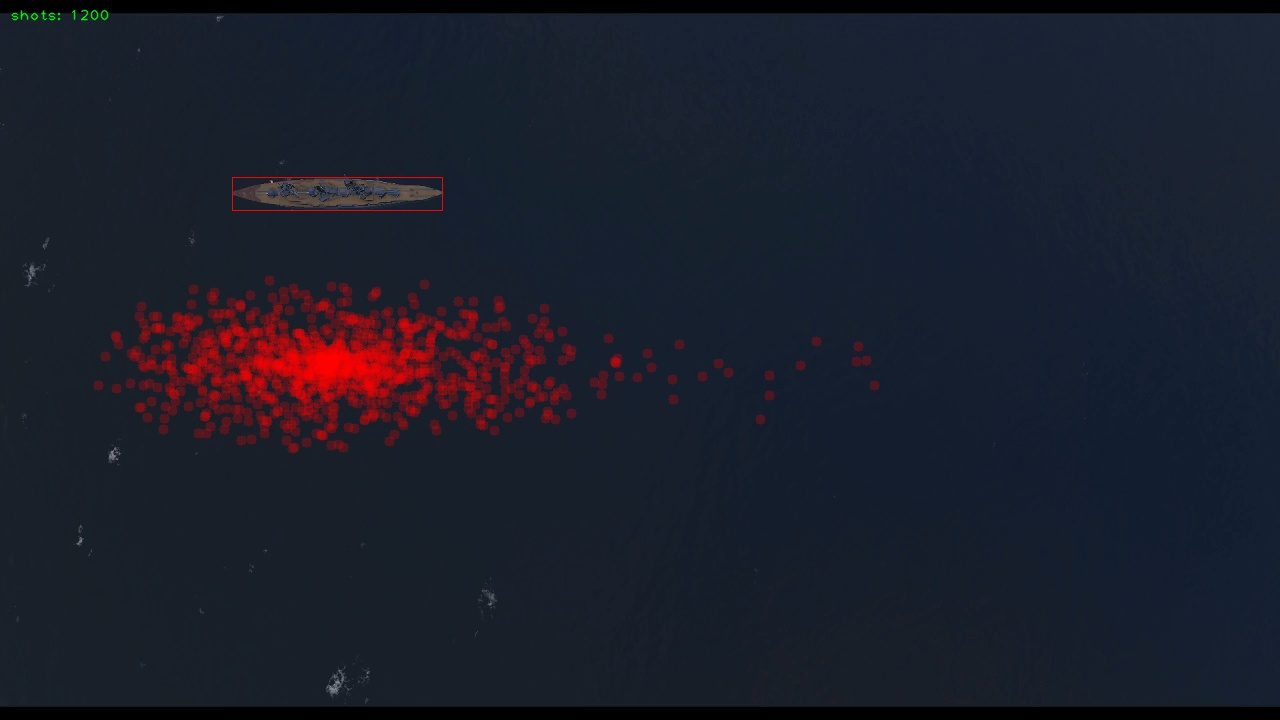
#> input picture examples/Musashi_15km_ap/Musashi_15km_ap.jpg, 1280 x 720 px
$ python -i helper.py   (imports and definitions only)   (older library calls are emulated)
#> lines starting #> are read from the running program, lines starting #| are printed output that depends on the picture; after the words box and inside, x2 and y2 are one past the last pixel; in counts of white or black regions, pixels touching at a corner belong together
#> further down, picture is the input picture: shape (720, 1280, 3); mean B, G, R 42.7, 30.1, 27.1
import os
import cv2
import json
import csv
import numpy as np
from .shell import Shell, Point


def drawCrosshairs(img, cx, cy, color):
	cv2.line(img, (cx - 5, cy), (cx + 5, cy), color, 1)
	cv2.line(img, (cx, cy - 5), (cx, cy + 5), color, 1)


# [15 lines left out: functions drawEllipse, drawTransparentCircle, not called in this run]


def measureFuso(frame):
	lower_color = np.array([0, 0, 0])
	upper_color = np.array([180, 255, 60])

	mask = cv2.cvtColor(frame, cv2.COLOR_BGR2HSV)
#> mask: shape (720, 1280, 3); mean H, S, V 108.9, 127.1, 47
	mask = cv2.inRange(mask, lower_color, upper_color)
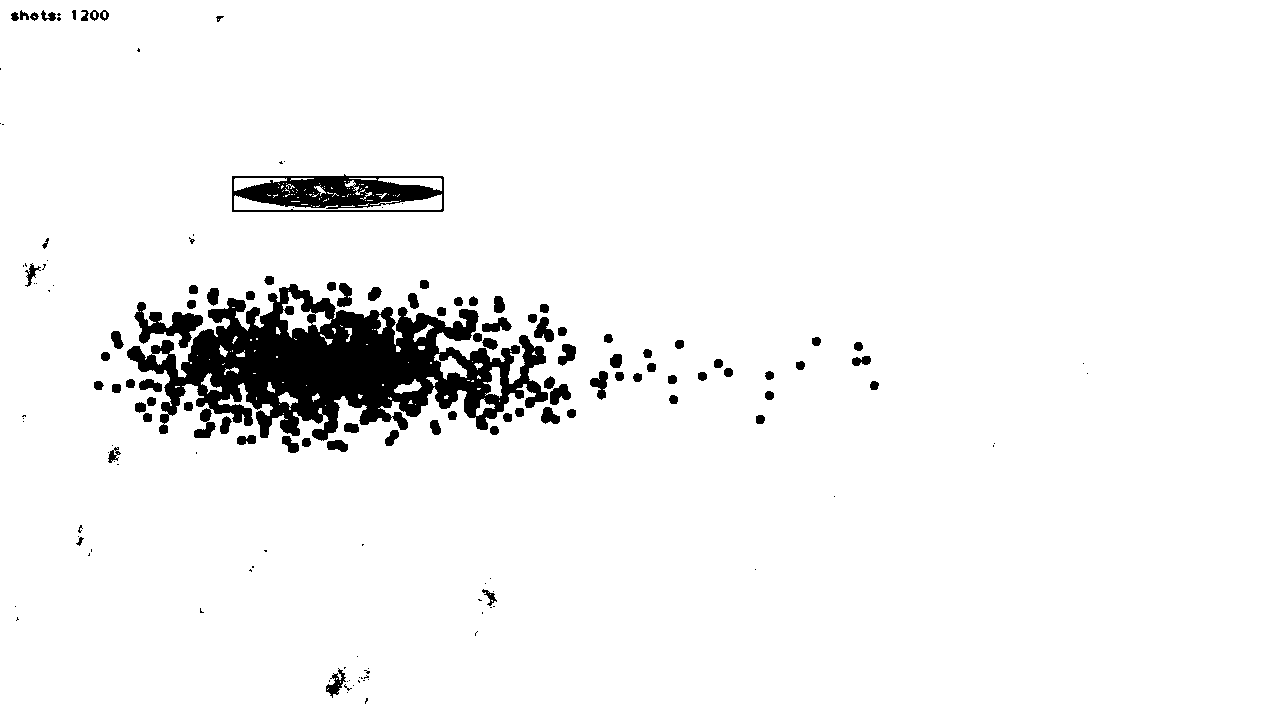
#> mask: shape (720, 1280); 94.9% white; 158 black regions (71 under 20 px), largest, box (x1, y1, x2, y2) and area: (127, 284, 548, 441) 31407, (232, 174, 444, 212) 5041, (134, 302, 203, 348) 1354
	mask = cv2.morphologyEx(mask, cv2.MORPH_CLOSE, cv2.getStructuringElement(cv2.MORPH_RECT,(3, 3)))
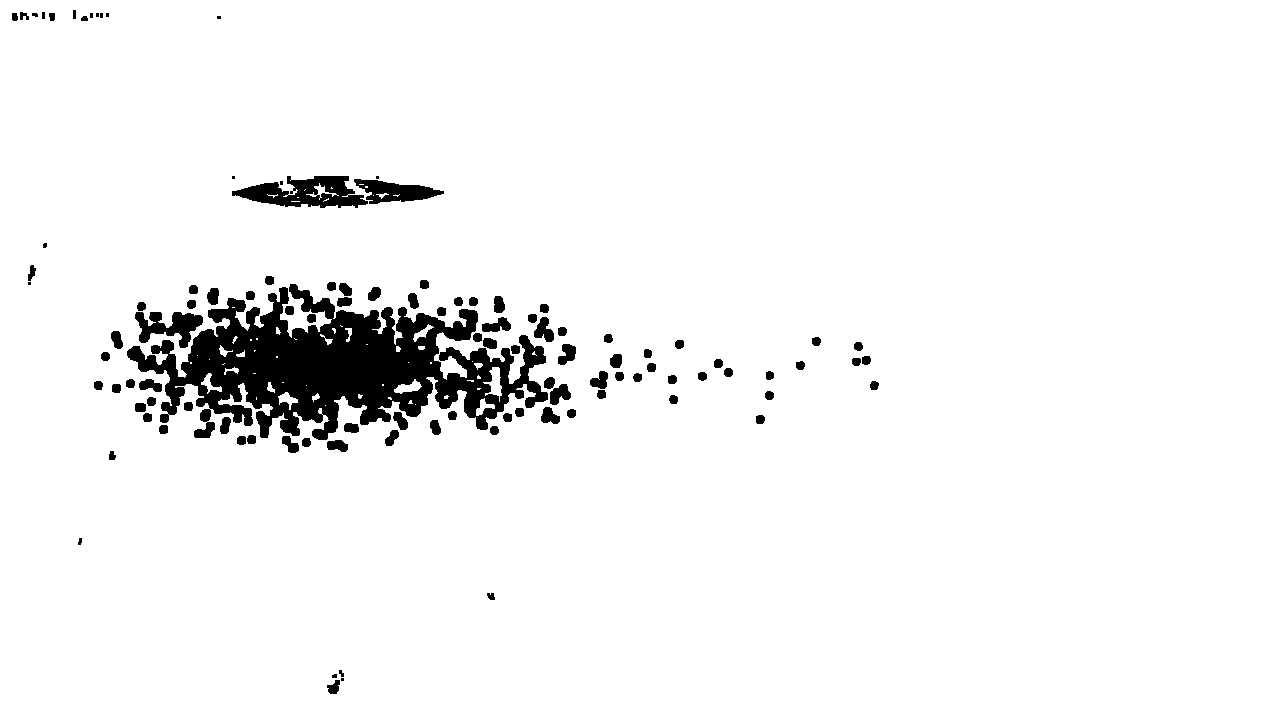
#> mask: shape (720, 1280); 95.2% white; 108 black regions (12 under 20 px), largest, box (x1, y1, x2, y2) and area: (127, 284, 548, 440) 30836, (232, 176, 368, 208) 2525, (135, 312, 203, 348) 1278
	mask = cv2.morphologyEx(mask, cv2.MORPH_OPEN, cv2.getStructuringElement(cv2.MORPH_RECT,(5, 5)))
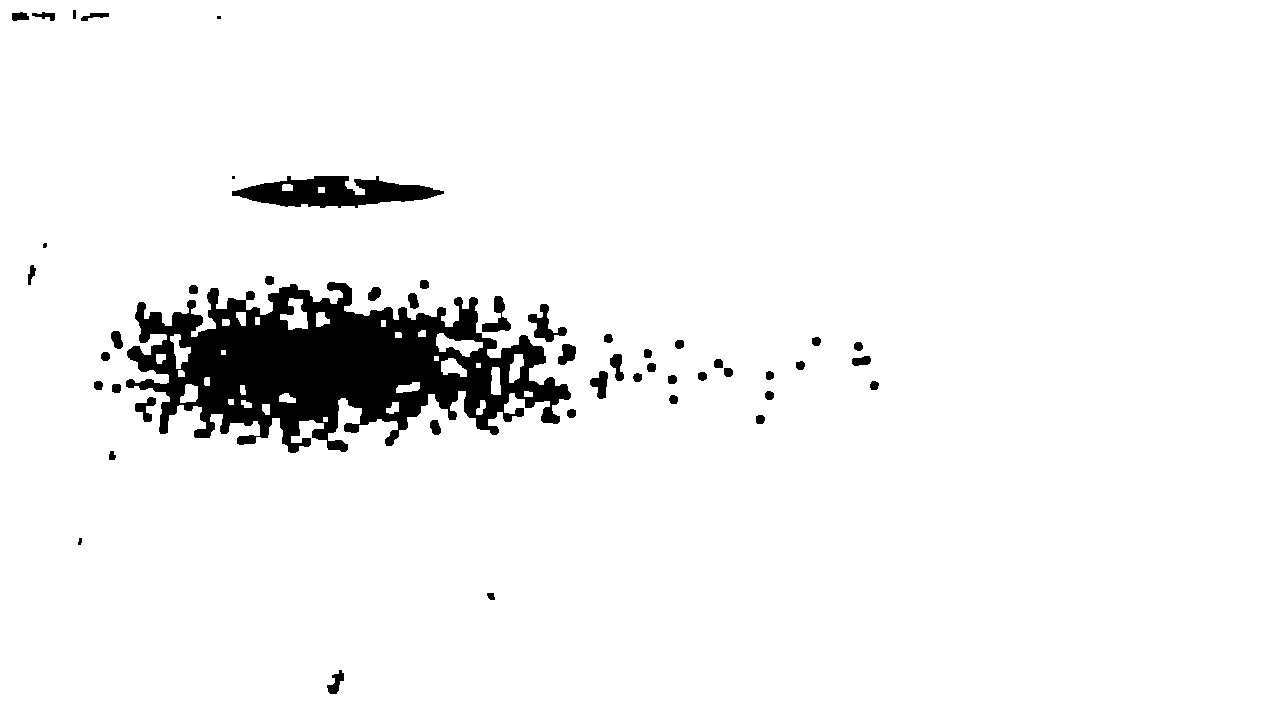
#> mask: shape (720, 1280); 94.7% white; 49 black regions (3 under 20 px), largest, box (x1, y1, x2, y2) and area: (126, 282, 571, 453) 39105, (232, 176, 444, 208) 4092, (528, 304, 567, 342) 573
	mask = cv2.erode(mask, cv2.getStructuringElement(cv2.MORPH_RECT,(3, 3)))
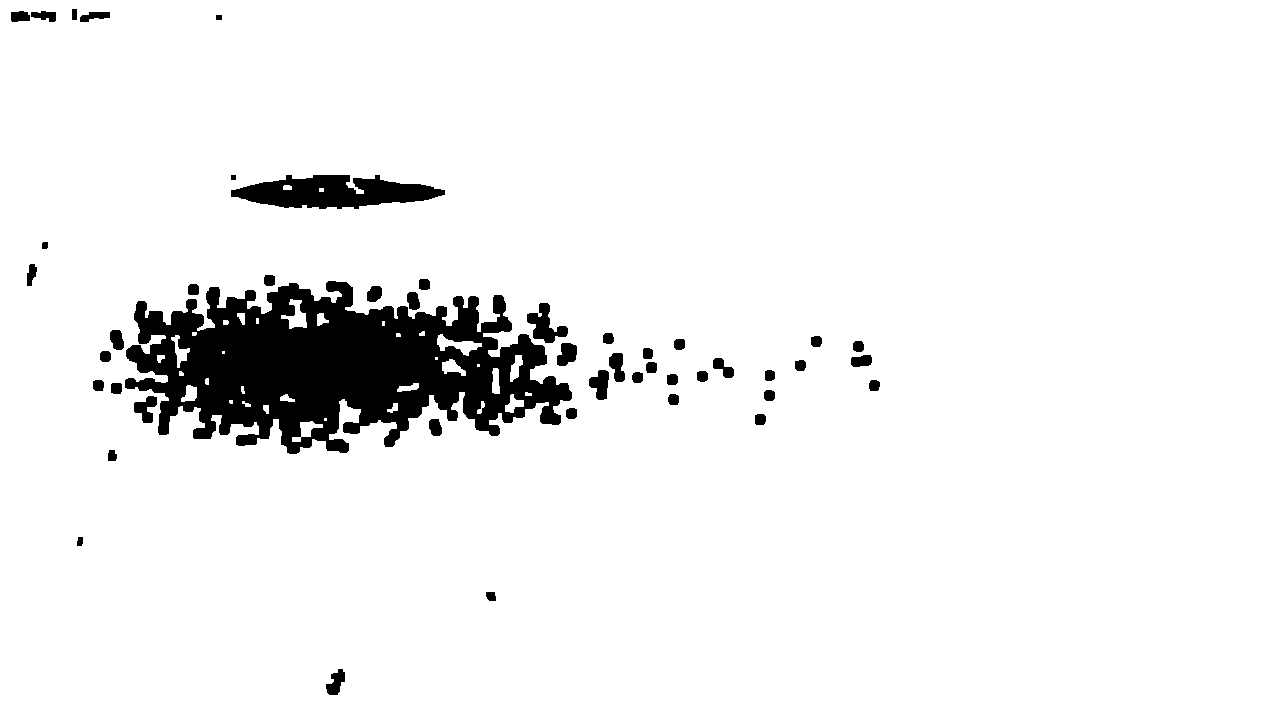
#> mask: shape (720, 1280); 93.9% white; 47 black regions, largest, box (x1, y1, x2, y2) and area: (125, 281, 572, 454) 44414, (231, 175, 445, 209) 4736, (527, 303, 568, 343) 771
	mask = cv2.bitwise_not(mask)
#> mask: shape (720, 1280); 6.1% white; 47 white regions
	_, contours, _ = cv2.findContours(mask, cv2.RETR_EXTERNAL, cv2.CHAIN_APPROX_NONE)
#> contours = 47 contours, 1 with area under 20; largest, box (x1, y1, x2, y2) and area: (125, 281, 572, 454) 46226, (231, 175, 445, 209) 4539, (527, 303, 568, 343) 689, (589, 370, 609, 400) 358, (134, 396, 157, 423) 310

	max_area = 0.
	max_idx = 0
	for i, cnt in enumerate(contours):
		area = cv2.contourArea(cnt)
		if area > max_area:
			max_idx = i
			max_area = area
#> this loop made 47 passes
#> (area, max_area) on passes 1, 8, 18, 32, 36: (256, 256), (310, 310), (357.5, 357.5), (689, 689), (46226.5, 46226.5)
#> area on passes 2 to 7: 63, 35, 68.5, 158.5, 93, 91.5
#> after the loop, max_area = 46226.5; max_idx = 35

	rect = cv2.minAreaRect(contours[max_idx])
#> rect = ((347.5, 366.3), (445.8, 171.3), -1.15)
	box = np.int0(cv2.boxPoints(rect))
#> box = [[126, 456], [122, 285], [568, 276], [572, 447]]
	fuso_length = max([np.linalg.norm(box[0] - box[1]), np.linalg.norm(box[1] - box[2])])
#> fuso_length = 446.1
	return fuso_length, box


# [13 lines left out: functions saveData, saveSnapshot, not called in this run]


def isNotOutlier(value, data, m=5):
	return abs(value - np.mean(data)) < m * np.std(data)


# [48 lines left out: functions excludeOutliers, rescaleData, rotateData, saveCalibratedData, saveCalibratedDataCsv, not called in this run]

>>> import cv2
>>> picture = cv2.imread('../../examples/Musashi_15km_ap/Musashi_15km_ap.jpg')
>>> result = measureFuso(picture)
#> result = (446.1, [[126, 456], [122, 285], [568, 276], [572, 447]])
